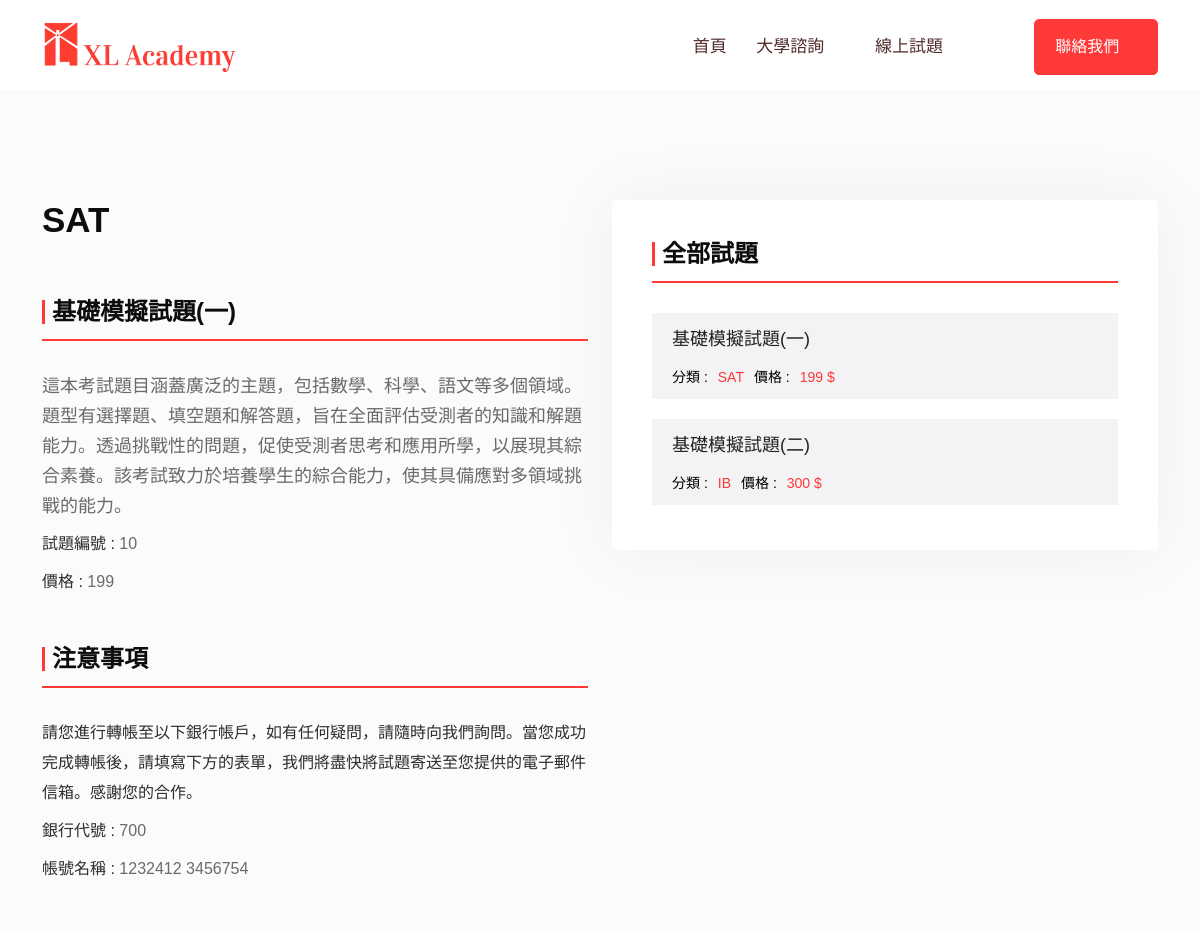
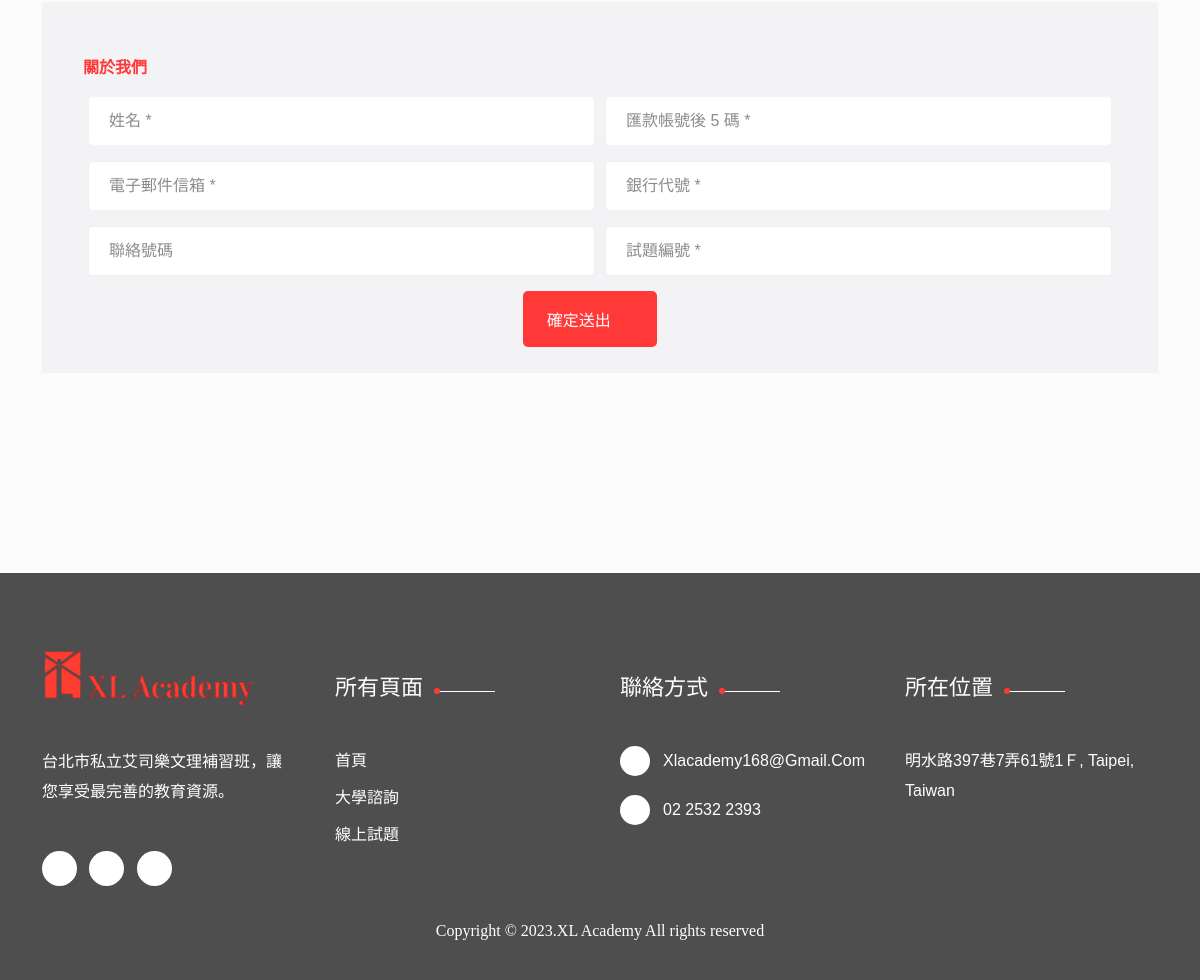
Page /product/10/ on the committed database (2 pictures, top to bottom).
### main/models.py (models this page shows)
class TestQuestion(models.Model):
    pdf = models.FileField(upload_to='file/')
    title = models.CharField(max_length=200)
    price = models.CharField(max_length=15)
    introduce = models.TextField()
    classification = models.CharField(max_length=15)

### main/views.py (the view)
# urls.py: path('product/<int:id>/',views.product)
def product(request,id):
    if request.method == 'GET':
        testQuestion = TestQuestion.objects.filter(id=id).first()
        testQuestions = TestQuestion.objects.all()
        return render(request,'product.html',locals())

### main/templates/product.html (shortened to what this page needs)
{% extends 'consult.html' %}
{% block content %}
<div class="blog-section">
	<div class="container">
		<div class="row">
            <div class="col-lg-6 col-md-12 phone-style">
				<div class="project-details-content">
					<div class="project-details-title">
                        <h2>{{testQuestion.classification}}</h2>
                        <div class="categories-title">
                            <h4 style="margin-top: 50px">{{testQuestion.title}}</h4>
                        </div>
					</div>
					<div class="project-details-desc">
						<p style="white-space: pre-line;font-size: large">{{testQuestion.introduce}}</p>
					</div>
					<p class="detail-info2" ><span style=";color:#2e2e2e">試題編號 : </span>{{testQuestion.id}}</p>
                    <p class="detail-info2" ><span style=";color:#2e2e2e">價格 : </span>{{testQuestion.price}}</p>
                    <div class="categories-title">
						<h4 style="margin-top: 50px;">注意事項 </h4>
					</div>
                    <p class="detail-info" ><span style=";color:#2e2e2e">請您進行轉帳至以下銀行帳戶，如有任何疑問，請隨時向我們詢問。當您成功完成轉帳後，請填寫下方的表單，我們將盡快將試題寄送至您提供的電子郵件信箱。感謝您的合作。</span></p>
                    <p class="detail-info2" ><span style=";color:#2e2e2e">銀行代號 : </span>700</p>
                    <p class="detail-info2"><span style=";color:#2e2e2e">帳號名稱 : </span>1232412 3456754</p>
				</div>
			</div>
			<div class="col-lg-6 col-md-12 phone-style">
				<div class="widget-categories-box" style="margin-top: 20px">
					<div class="categories-title">
						<h4> 全部試題 </h4>
					</div>
					{% for product in testQuestions %}
					<div class="sidber-widget-recent-post">
						<div class="recent-widget-content" style="padding-top: 12px;">
							<a style="margin-left: 20px;font-weight: 500" href="/product/{{product.id}}">{{product.title}}</a>
							<span  style="display:flex;align-items: flex-end;padding: 0;margin-left: 20px;margin-bottom: 7px">
								<span style="color: black;margin-right: 10px">分類 : </span><span style="margin-right: 10px">{{product.classification}}</span>
								<span style="color: black;margin-right: 10px">價格 : </span><span style="margin-right: 10px">{{product.price}} $</span>
							</span>
						</div>
					</div>
					{% endfor %}
				</div>
			</div>
		</div>
        <div class="contact_form">
            <div class="col-md-12 text-center">
				<div>
                    <div class="section-title left">
					    <h4 style="display: flex;">關於我們</h4>
                    </div>
					<form>
						<div class ="contact_form_">
							<div class="col-lg-6 col-md-6 contact_form_margin" style="margin-left: 5px;margin-right:5px">
								<div class="input-box">
									<input id="username" style="height: 50px;margin-bottom: 15px;background-color: white;border-color:#f3f3f3" type="text"  placeholder="姓名 *" required="">
								</div>
								<div class="input-box">
									<input id="email" style="height: 50px;margin-bottom: 15px;" type="Email" name="Email" placeholder="電子郵件信箱 *" required="">
								</div>
								<div class="input-box">
									<input id="phone" style="height: 50px;margin-bottom: 15px;" placeholder="聯絡號碼" >
								</div>
							</div>
                            <div class="col-lg-6 col-md-6" style="margin-left: 5px;margin-right:5px">
								<div class="input-box">
									<input id="account" style="height: 50px;margin-bottom: 15px;background-color: white;border-color:#f3f3f3" type="text"  placeholder="匯款帳號後 5 碼 *" required="">
								</div>
								<div class="input-box">
									<input id="price" style="height: 50px;margin-bottom: 15px;" type="Email" name="Email" placeholder="銀行代號 *" required="">
								</div>
								<div class="input-box">
									<input id="id" style="height: 50px;margin-bottom: 15px;" placeholder="試題編號 *" >
								</div>
							</div>
						</div>
					</form>
					<div class="submit-button" >
						<button style="margin-top: 0" type="submit" onclick="submit_order()">確定送出<i class="bi bi-arrow-right"></i></button>
					</div>
				  </div>
			</div>
        </div>
	</div>
</div>
{% endblock %}

### static/css/theme-default.css (style rules this page uses)
html, body { overflow-x: hidden; }
html { scroll-behavior: smooth; }
body { color:#6a6a6a; font-style: normal; font-weight: 400; font-size:16px; line-height: 30px; text-align: left; font-family: 'Roboto', sans-serif; transition: 0.5s; }
p { font-weight: 400; font-style: normal; margin: 0; transition: 0.5s; font-family: 'Roboto', sans-serif; }
h1, h2, h3, h4, h5, h6 { color:#0d0d0d; font-family: 'Manrope', sans-serif; font-style: normal; margin-bottom: 0; margin-top: 10px; line-height: 60px; font-weight: 700; -webkit-transition: 0.5s; transition:0.5s; }
a { -webkit-transition: all 0.3s ease-out 0s; transition: all 0.3s ease-out 0s; font-family: 'Roboto', sans-serif; }
a { color:#6a6a6a; font-family: 'Roboto', sans-serif; }
h2 { font-size: 35px; }
h4 { font-size: 24px; }
a,i, cite, em, var, address, dfn,ol,li,ul { font-style:normal; font-weight:400; text-decoration: none; text-transform: capitalize; }
::placeholder { color: #454545; font-size: 16px; }

### static/css/responsive.css (style rules this page uses)
@media (min-width: 1200px) and (max-width: 1299px) { .detail-info2 { font-size: medium; margin-top:8px } }
@media (min-width: 1200px) and (max-width: 1299px) { .detail-info { font-size: medium; margin-top:20px; } }

### main/templates/index.html (style rules this page uses)
::placeholder { color: #8d8c8c; }

### rows in the picture
TestQuestion: classification "SAT", title "基礎模擬試題(一)", introduce "這本考試題目涵蓋廣泛的主題，包括數學、科學、語文等多個領域。題型有選擇題、填空題和解答題，旨在全面評估受測者的知識和解題能力。透過挑戰性的問題，促使受測者思考和應用所學，以展現其綜合素養。該考試致力於培養學生的綜合能力，使其具備應對多領域挑戰的能力。", id "10", price "199"
TestQuestion: title "基礎模擬試題(二)", classification "IB", price "300"
